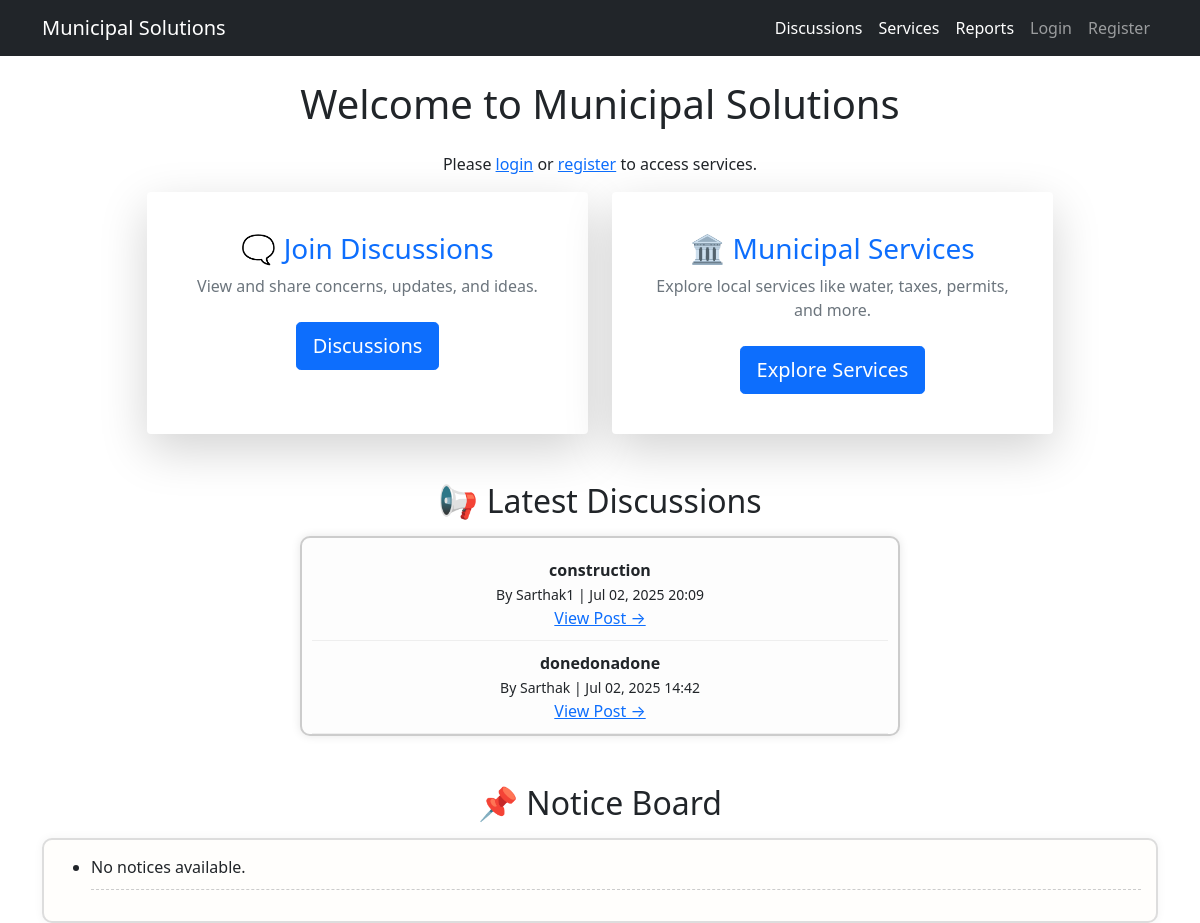
/, run on an earlier commit of the app's database.
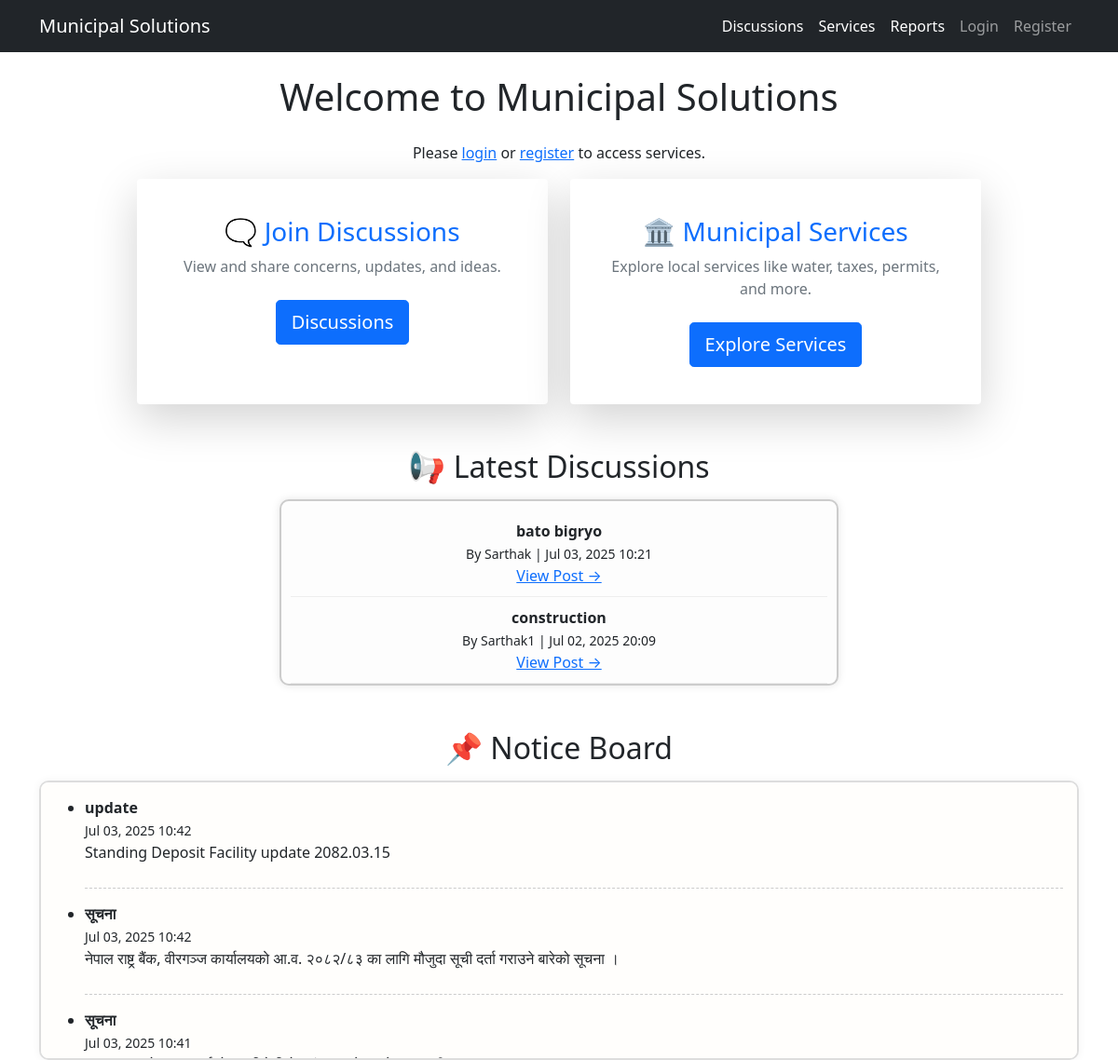
And on a later commit of the database.
### services/models.py (models this page shows, shortened)
class DiscussionPost(models.Model):
    author = models.ForeignKey(CustomUser, on_delete=models.CASCADE)
    title = models.CharField(max_length=200)
    content = models.TextField()
    image = models.ImageField(upload_to='discussion_images/', blank=True, null=True)  # NEW
    location = models.CharField(max_length=100, blank=True, null=True)  # For storing map location
    created_at = models.DateTimeField(auto_now_add=True)
    updated_at = models.DateTimeField(auto_now=True)
    likes = models.PositiveIntegerField(default=0)
    dislikes = models.PositiveIntegerField(default=0)

class Notice(models.Model):
    title = models.CharField(max_length=255)
    content = models.TextField()
    created_at = models.DateTimeField(auto_now_add=True)
    class Meta:
        ordering = ['-created_at']

### accounts/models.py (models this page shows, shortened)
class CustomUser(AbstractUser):
    is_admin = models.BooleanField(default=False)
    phone_number = models.CharField(max_length=20, blank=True)
    address = models.TextField(blank=True)
    email = models.EmailField(unique=True)

### services/views.py (the view)
# urls.py: 2. Add a URL to urlpatterns:  path('', views.home, name='home')
def home(request):
    latest_posts = DiscussionPost.objects.order_by('-created_at')[:5]
    notices = Notice.objects.all()[:10]
    return render(request, 'services/home.html', {
        'latest_posts': latest_posts,
        'notices': notices
    })

### templates/services/home.html (shortened to what this page needs)
{% extends 'base.html' %}
{% block content %}
<div class="container mt-4 text-center">
    <h1 class="mb-4">Welcome to Municipal Solutions</h1>
    {% if user.is_authenticated %}
        {% if user.is_admin %}
            <div class="alert alert-info">
                You have admin privileges. <a href="/admin/">Access admin panel</a>
            </div>
        {% endif %}
    {% else %}
        <p>Please <a href="{% url 'login' %}">login</a> or <a href="{% url 'register' %}">register</a> to access services.</p>
    {% endif %}
    <div class="row justify-content-center g-4 mb-5">
        <div class="col-md-5">
            <a href="{% url 'discussions' %}" class="text-decoration-none">
                <div class="card shadow-lg h-100 p-4 border-0 hover-zoom">
                    <div class="card-body">
                        <h3 class="card-title text-primary">🗨️ Join Discussions</h3>
                        <p class="card-text text-muted">View and share concerns, updates, and ideas.</p>
                        <button class="btn btn-primary btn-lg mt-2">Discussions</button>
                    </div>
                </div>
            </a>
        </div>
        <div class="col-md-5">
            <a href="{% url 'service_page' %}" class="text-decoration-none">
                <div class="card shadow-lg h-100 p-4 border-0 hover-zoom">
                    <div class="card-body">
                        <h3 class="card-title text-primary">🏛️ Municipal Services</h3>
                        <p class="card-text text-muted">Explore local services like water, taxes, permits, and more.</p>
                        <button class="btn btn-primary btn-lg mt-2">Explore Services</button>
                    </div>
                </div>
            </a>
        </div>
    </div>
    <h2 class="text-center">📢 Latest Discussions</h2>
    <div class="scroll-box mx-auto mt-3">
        <div class="scroll-content">
            {% for post in latest_posts %}
                <div class="scroll-item">
                    <strong>{{ post.title }}</strong><br>
                    <small>By {{ post.author.username }} | {{ post.created_at|date:"M d, Y H:i" }}</small><br>
                    <a href="{% url 'post_detail' post.id %}">View Post →</a>
                </div>
            {% empty %}
                <p>No discussions available.</p>
            {% endfor %}
        </div>
    </div>
</div>
<h2 class="text-center mt-5">📌 Notice Board</h2>
<div class="notice-board mt-3">
    <ul class="notice-list">
        {% for notice in notices %}
            <li>
                <strong>{{ notice.title }}</strong><br>
                <small>{{ notice.created_at|date:"M d, Y H:i" }}</small><br>
                <p>{{ notice.content|truncatewords:25 }}</p>
            </li>
        {% empty %}
            <li>No notices available.</li>
        {% endfor %}
    </ul>
</div>
{% endblock %}

### templates/base.html (shortened to what this page needs)
<!DOCTYPE html>
<html>
<head>
    <link href="https://cdn.jsdelivr.net/npm/bootstrap@5.1.3/dist/css/bootstrap.min.css" rel="stylesheet">
</head>
<body>
    <nav class="navbar navbar-expand-lg navbar-dark bg-dark">
    <div class="container">
        <a class="navbar-brand" href="{% url 'home' %}">Municipal Solutions</a>
        <div class="navbar-nav">
            <a class="nav-link" href="{% url 'discussions' %}"style="padding: 10; color: white; text-decoration: none;">Discussions</a>
        <li class="nav-item">
          <a class="nav-link" href="{% url 'service_page' %}"style="padding: 10; color: white; text-decoration: none;">Services</a>
        </li>
        <li class="nav-item">
          <a class="nav-link" href="{% url 'reports' %}"style="padding: 10; color: white; text-decoration: none;">Reports</a>
        </li>
        {% if user.is_authenticated %}
    <span class="nav-link">Welcome, {{ user.username }}</span>
    <form method="post" action="{% url 'logout' %}" style="display: inline;">
        {% csrf_token %}
        <button type="submit" class="nav-link btn btn-link" style="padding: 10; color: white; text-decoration: none;">Logout</button>
    </form>
                {% if user.is_admin %}
                    <a class="nav-link" href="/admin/"style="padding: 11; color: white; text-decoration: none;">Admin Panel</a>
                {% endif %}
            {% else %}
                <a class="nav-link" href="{% url 'login' %}">Login</a>
                <a class="nav-link" href="{% url 'register' %}">Register</a>
            {% endif %}
        </div>
    </div>
</nav>
    <div class="container mt-4">
        {% block content %}
        {% endblock %}
    </div>
</body>
</html>

### templates/services/home.html (style rules this page uses)
.scroll-box { max-width: 600px; height: 200px; overflow: hidden; border: 2px solid #ccc; border-radius: 10px; padding: 10px; background-color: #fdfdfd; box-shadow: 0 0 10px rgba(0,0,0,0.1); position: relative; }
.scroll-content { display: flex; flex-direction: column; animation: scrollUp 20s linear infinite; }
.scroll-item { padding: 10px 0; border-bottom: 1px solid #eee; }
.notice-board { max-height: 300px; overflow-y: auto; border: 2px solid #ddd; border-radius: 10px; padding: 15px; background: #fffefc; box-shadow: 0 0 10px rgba(0,0,0,0.05); }
.notice-list li { margin-bottom: 15px; padding-bottom: 10px; border-bottom: 1px dashed #ccc; }

What changed in the data, as far as the page shows it:
no longer on this page (row unchanged): DiscussionPost: title "donedonadone", author.username "Sarthak", created_at "Jul 02, 2025 14:42"
added DiscussionPost: title "bato bigryo", author.username "Sarthak", created_at "Jul 03, 2025 10:21"
added Notice: title "update", created_at "Jul 03, 2025 10:42", content "Standing Deposit Facility update 2082.03.15"
added Notice: title "सूचना", created_at "Jul 03, 2025 10:42", content "नेपाल राष्ट्र बैंक, वीरगञ्ज कार्यालयको आ.व. २०८२/८३ का लागि मौजुदा सूची दर्ता गराउने बारेको सूचना ।"
added Notice: title "सूचना", created_at "Jul 03, 2025 10:41"
Also different on the page:
text no longer shown: "No notices available."
